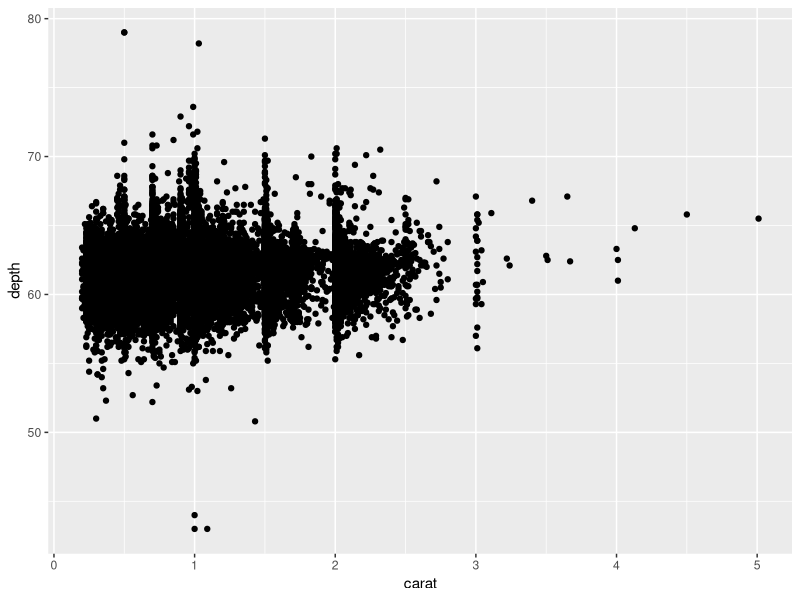

The R script that drew this image:
## ---- chunk 1
knitr::opts_chunk$set(echo = TRUE)
## ---- chunk 2
library(ggplot2)
data(diamonds)
ggplot(diamonds, aes(carat, depth)) + 
  geom_point()
